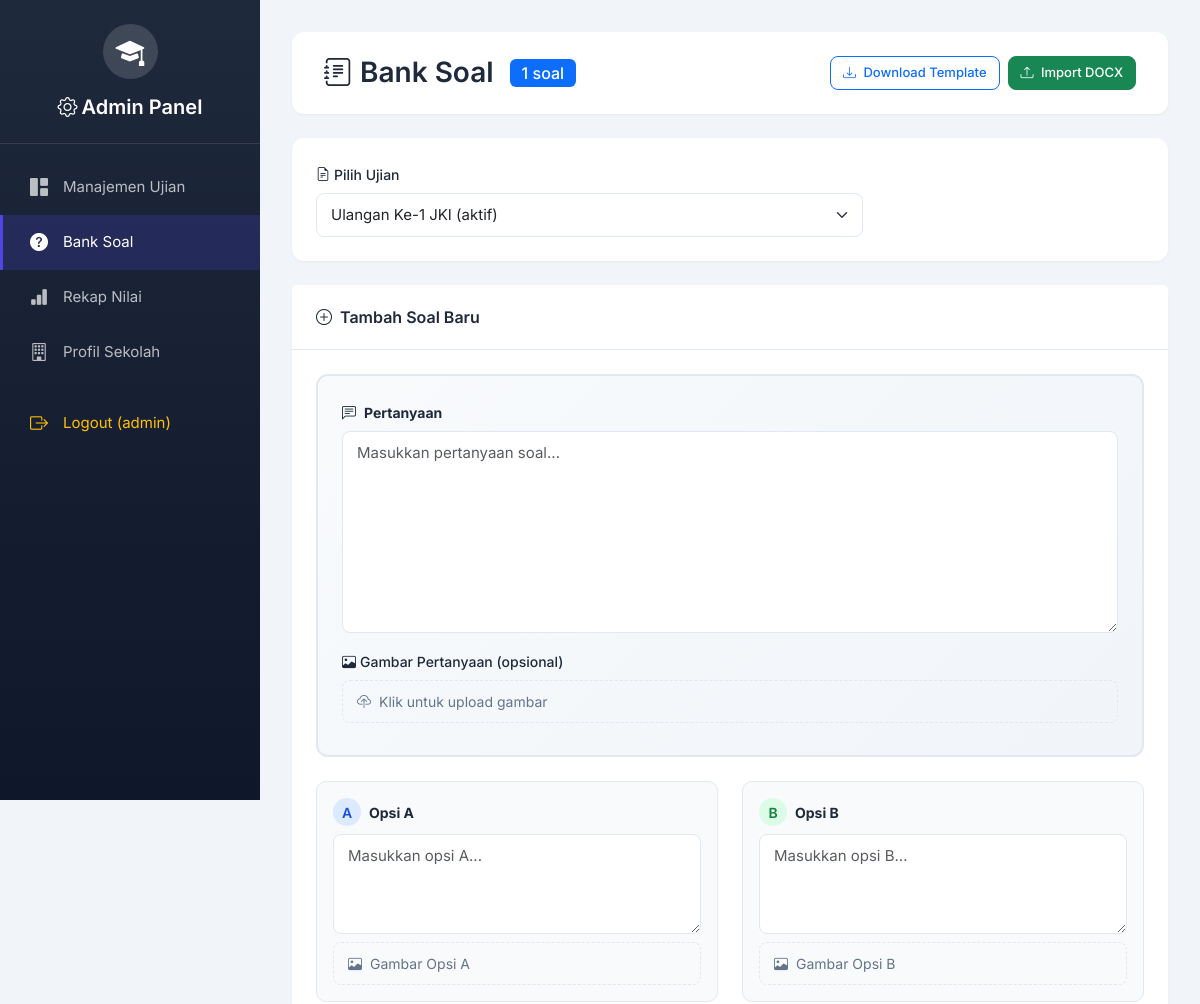
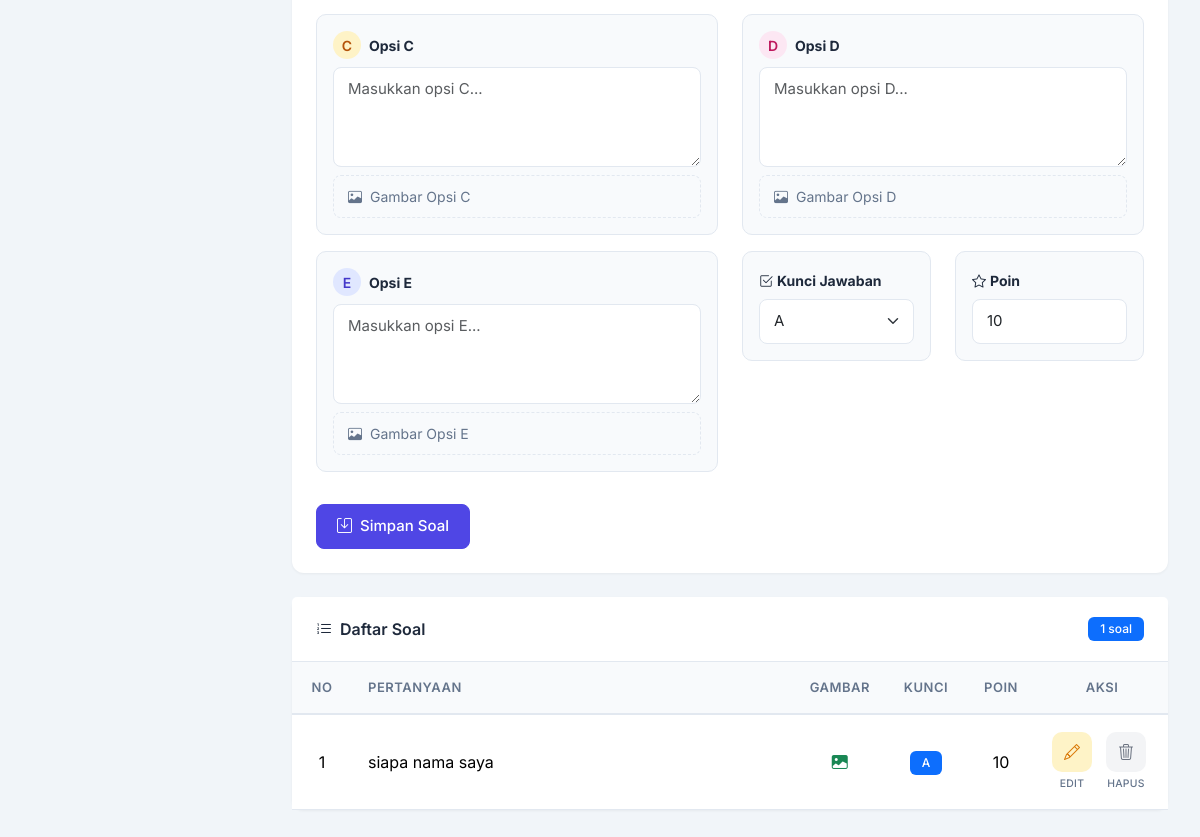
The app's page /admin/tambah_soal.php (signed in), older data (2 pictures, top to bottom).
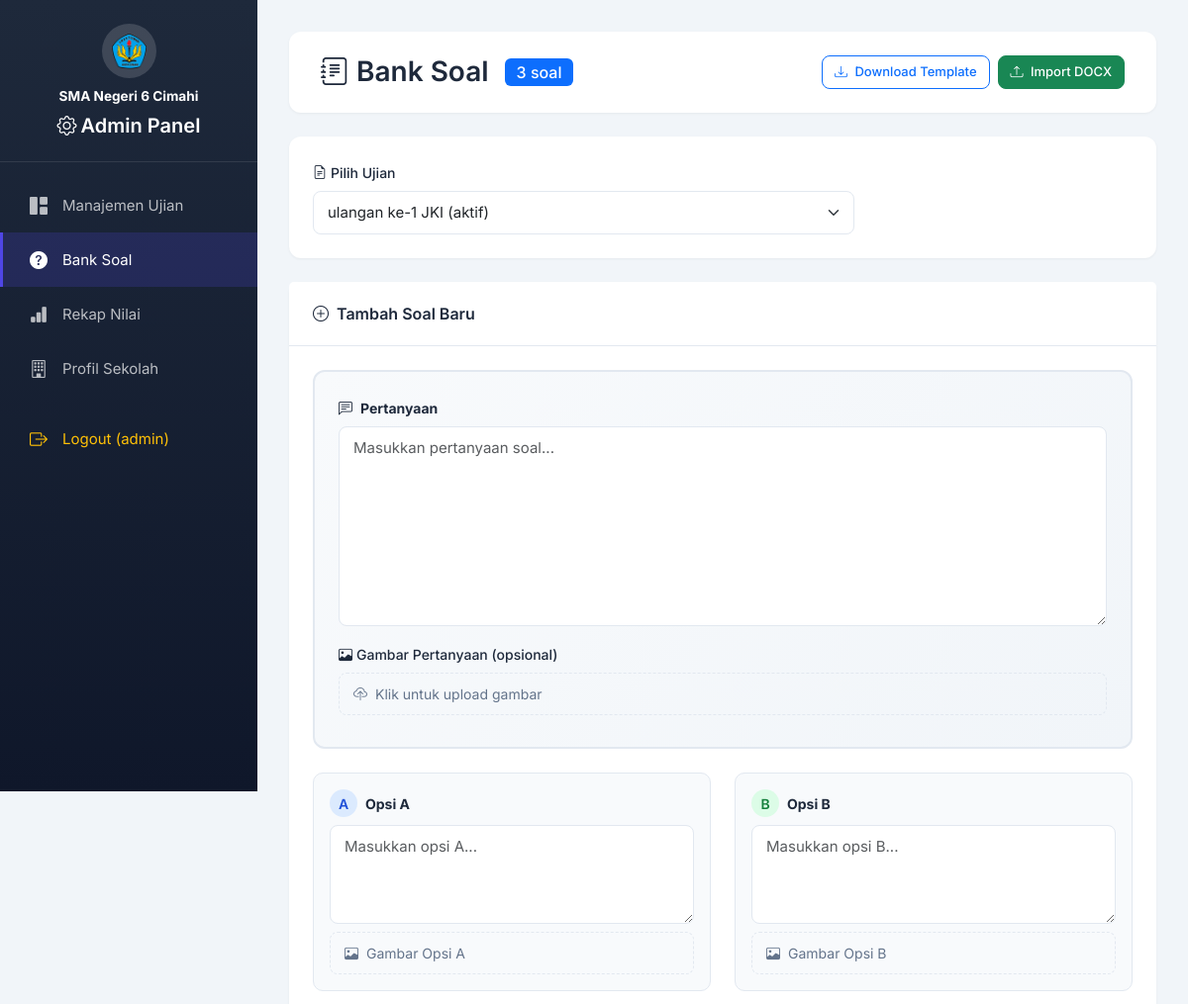
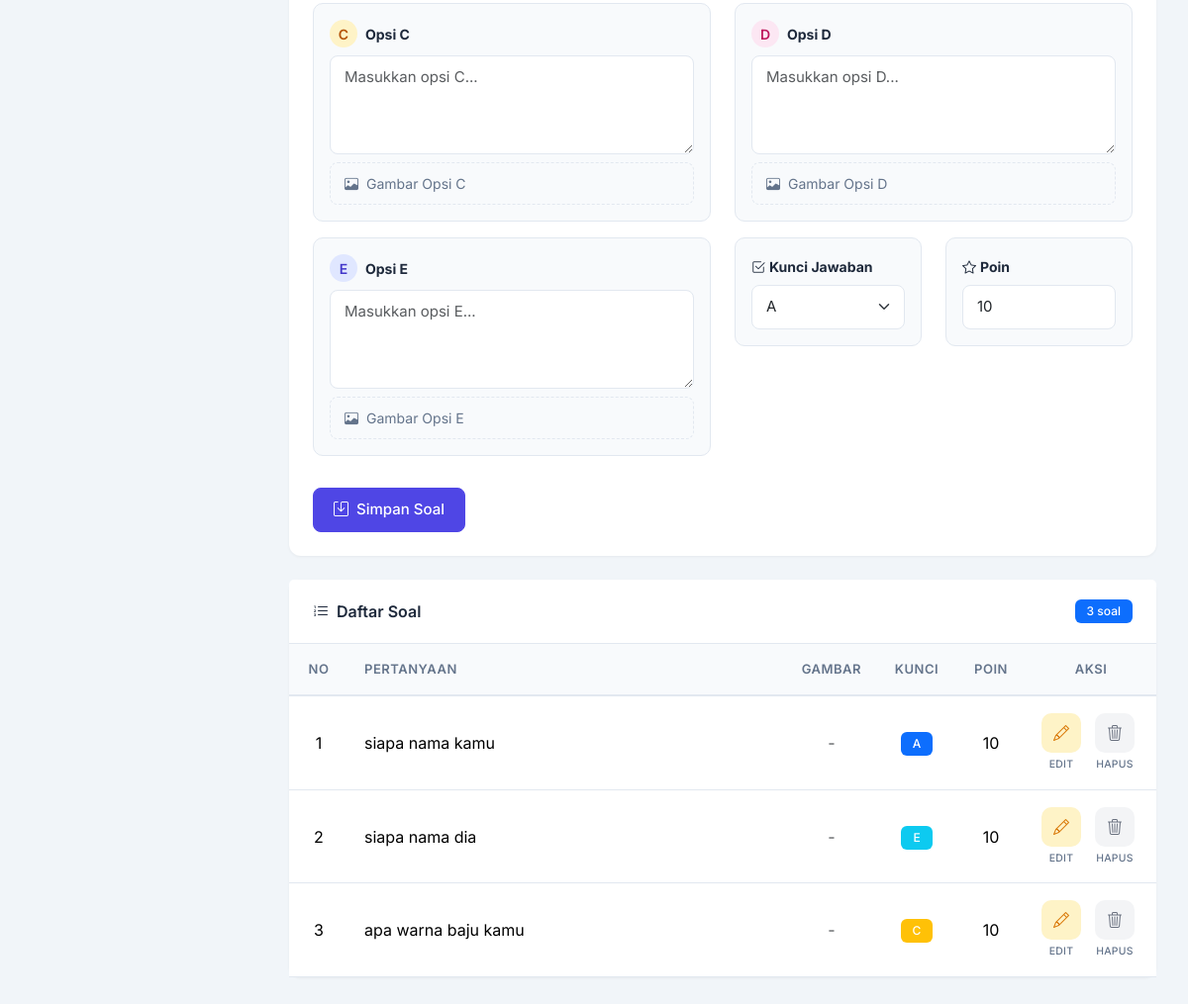
The same page, newer data (2 pictures, top to bottom).
### tables this page shows
CREATE TABLE `soal` (
  `id` int NOT NULL,
  `id_ujian` int NOT NULL,
  `pertanyaan` text NOT NULL,
  `gambar_pertanyaan` varchar(255) DEFAULT NULL,
  `opsi_a` varchar(255) NOT NULL,
  `gambar_a` varchar(255) DEFAULT NULL,
  `opsi_b` varchar(255) NOT NULL,
  `gambar_b` varchar(255) DEFAULT NULL,
  `opsi_c` varchar(255) NOT NULL,
  `gambar_c` varchar(255) DEFAULT NULL,
  `opsi_d` varchar(255) NOT NULL,
  `gambar_d` varchar(255) DEFAULT NULL,
  `opsi_e` varchar(255) NOT NULL,
  `gambar_e` varchar(255) DEFAULT NULL,
  `kunci_jawaban` enum('a','b','c','d','e') NOT NULL,
  `poin` int DEFAULT '10',
  `updated_at` timestamp NULL DEFAULT CURRENT_TIMESTAMP ON UPDATE CURRENT_TIMESTAMP
);

CREATE TABLE `konfigurasi_sekolah` (
  `id` int NOT NULL,
  `nama_sekolah` varchar(255) NOT NULL DEFAULT 'SMA Negeri 6 Cimahi',
  `logo` varchar(255) DEFAULT NULL,
  `warna_primer` varchar(20) DEFAULT '#667eea',
  `warna_sekunder` varchar(20) DEFAULT '#764ba2',
  `created_at` timestamp NULL DEFAULT CURRENT_TIMESTAMP,
  `updated_at` timestamp NULL DEFAULT CURRENT_TIMESTAMP ON UPDATE CURRENT_TIMESTAMP
);

### config/init_sekolah.php (called while the page is built, shortened)
<?php
$konfigurasi_cache = null;
function getKonfigurasiSekolah($conn) {
    $result = $conn->query("SELECT * FROM konfigurasi_sekolah LIMIT 1");
    $konfigurasi_cache = $result->fetch_assoc();
    return $konfigurasi_cache;
}
?>

### admin/tambah_soal.php (the view, shortened to what the rows shown need)
<?php
require_once '../config/database.php';
require_once '../config/init_sekolah.php';
$sekolah = getKonfigurasiSekolah($conn);
$ujian_list = $conn->query("SELECT id, judul_ujian, status FROM ujian ORDER BY judul_ujian");
$selected_ujian = isset($_GET['ujian']) ? (int)$_GET['ujian'] : ($ujian_list->fetch_assoc()['id'] ?? 0);
$soal_list = [];
if ($selected_ujian > 0) {
    $stmt = $conn->prepare("SELECT * FROM soal WHERE id_ujian = ? ORDER BY id");
    $stmt->bind_param("i", $selected_ujian);
    $stmt->execute();
    $result = $stmt->get_result();
    while ($row = $result->fetch_assoc()) {
        $soal_list[] = $row;
    }
}
$csrf_token = $_SESSION['csrf_token'];
?>
<!DOCTYPE html>
<html lang="id">
<head>
    <link href="../vendor/bootstrap/bootstrap.min.css" rel="stylesheet">
    <link rel="stylesheet" href="../vendor/bootstrap-icons/bootstrap-icons.min.css">
</head>
<body>
    <div class="sidebar">
        <div class="sidebar-brand text-center">
            <div class="school-logo mb-2">
                <?php if ($sekolah['logo'] && file_exists('../uploads/' . $sekolah['logo'])): ?>
                    <img src="../uploads/<?= $sekolah['logo'] ?>" alt="Logo" style="width: 100%; height: 100%; object-fit: contain; border-radius: 50%;">
                <?php else: ?>
                    <i class="bi bi-mortarboard-fill" style="font-size: 1.8rem;"></i>
                <?php endif; ?>
            </div>
            <div class="text-white fw-bold" style="font-size: 0.85rem;"><?= htmlspecialchars($sekolah['nama_sekolah']) ?></div>
            <h5 class="mt-2"><i class="bi bi-gear me-1"></i>Admin Panel</h5>
        </div>
    </div>
    <div class="main-content">
        <?php if ($selected_ujian > 0): ?>
        <div class="card animate-fade-in">
            <div class="card-body scrollable-table">
                <?php if (count($soal_list) > 0): ?>
                <div class="table-responsive">
                    <table class="table table-hover mb-0">
                        <thead>
                            <tr>
                                <th class="text-center" style="width: 60px;">No</th>
                                <th>Pertanyaan</th>
                                <th class="text-center" style="width: 80px;">Gambar</th>
                                <th class="text-center" style="width: 80px;">Kunci</th>
                                <th class="text-center" style="width: 70px;">Poin</th>
                                <th class="text-center" style="width: 120px;">Aksi</th>
                            </tr>
                        </thead>
                        <tbody>
                            <?php $no = 1; foreach ($soal_list as $soal): ?>
                            <tr>
                                <td class="text-center"><?= $no++ ?></td>
                                <td>
                                    <div class="text-truncate" style="max-width: 300px;" title="<?= htmlspecialchars($soal['pertanyaan']) ?>">
                                        <?= htmlspecialchars(mb_strimwidth($soal['pertanyaan'], 0, 80, '...')) ?>
                                    </div>
                                </td>
                                <td class="text-center">
                                    <?php if ($soal['gambar_pertanyaan'] || $soal['gambar_a'] || $soal['gambar_b'] || $soal['gambar_c'] || $soal['gambar_d'] || $soal['gambar_e']): ?>
                                        <i class="bi bi-image-fill text-success"></i>
                                    <?php else: ?>
                                        <span class="text-muted">-</span>
                                    <?php endif; ?>
                                </td>
                                <td class="text-center">
                                    <span class="badge bg-<?= $soal['kunci_jawaban'] === 'a' ? 'primary' : ($soal['kunci_jawaban'] === 'b' ? 'success' : ($soal['kunci_jawaban'] === 'c' ? 'warning' : ($soal['kunci_jawaban'] === 'd' ? 'danger' : 'info'))) ?>">
                                        <?= strtoupper($soal['kunci_jawaban']) ?>
                                    </span>
                                </td>
                                <td class="text-center"><?= $soal['poin'] ?></td>
                                <td class="text-center">
                                    <div class="action-buttons">
                                        <a href="?ujian=<?= $selected_ujian ?>&edit=<?= $soal['id'] ?>"
                                           class="action-btn-group"
                                           data-bs-toggle="tooltip"
                                           data-bs-placement="top"
                                           title="Edit">
                                            <span class="action-btn action-btn-edit">
                                                <i class="bi bi-pencil" style="font-size: 1rem;"></i>
                                            </span>
                                            <span class="action-btn-label">Edit</span>
                                        </a>
                                        <button type="button"
                                            class="action-btn-group btn-hapus-soal"
                                            data-id="<?= $soal['id'] ?>"
                                            data-token="<?= $csrf_token ?>"
                                            data-bs-toggle="tooltip"
                                            data-bs-placement="top"
                                            title="Hapus">
                                            <span class="action-btn action-btn-delete">
                                                <i class="bi bi-trash3" style="font-size: 1rem;"></i>
                                            </span>
                                            <span class="action-btn-label">Hapus</span>
                                        </button>
                                    </div>
                                </td>
                            </tr>
                            <?php endforeach; ?>
                        </tbody>
                    </table>
                </div>
                <?php endif; ?>
            </div>
        </div>
        <?php endif; ?>
    </div>
</body>
</html>

Row changes from the older to the newer data that the page shows:
removed soal: pertanyaan "siapa nama saya", kunci_jawaban "A", poin "10"
added konfigurasi_sekolah: logo (picture), nama_sekolah "SMA Negeri 6 Cimahi"
added soal: pertanyaan "siapa nama kamu", kunci_jawaban "A", poin "10"
added soal: pertanyaan "siapa nama dia", kunci_jawaban "E", poin "10"
added soal: pertanyaan "apa warna baju kamu", kunci_jawaban "C", poin "10"
Text that changed along with them:
count($soal_list): "1" → "3"
form field ujian: "Ulangan Ke-1 JKI (aktif)" → "ulangan ke-1 JKI (aktif)"
